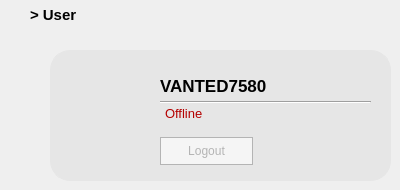
     <widget class="QWidget" name="user_interface_page">
      <widget class="QLabel" name="label_user">
       <property name="geometry">
        <rect>
         <x>30</x>
         <y>0</y>
         <width>140</width>
         <height>30</height>
        </rect>
       </property>
       <property name="minimumSize">
        <size>
         <width>140</width>
         <height>30</height>
        </size>
       </property>
       <property name="maximumSize">
        <size>
         <width>140</width>
         <height>30</height>
        </size>
       </property>
       <property name="font">
        <font>
         <family>Yu Gothic UI</family>
         <pointsize>11</pointsize>
         <weight>75</weight>
         <bold>true</bold>
        </font>
       </property>
       <property name="text">
        <string>&gt; User</string>
       </property>
      </widget>
      <widget class="QFrame" name="frame_user_info">
       <property name="geometry">
        <rect>
         <x>50</x>
         <y>50</y>
         <width>341</width>
         <height>131</height>
        </rect>
       </property>
       <property name="styleSheet">
        <string notr="true">#frame_user_info
 {
	background-color: rgb(230, 230, 230);
	border: 1px solid rgb(230, 230, 230);
	border-radius: 20px;
}</string>
       </property>
       <property name="frameShape">
        <enum>QFrame::StyledPanel</enum>
       </property>
       <property name="frameShadow">
        <enum>QFrame::Raised</enum>
       </property>
       <widget class="QLabel" name="label_profile">
        <property name="geometry">
         <rect>
          <x>20</x>
          <y>10</y>
          <width>71</width>
          <height>81</height>
         </rect>
        </property>
        <property name="styleSheet">
         <string notr="true">image: url(:/resources/Resources/icon/profile.png);
</string>
        </property>
        <property name="text">
         <string/>
        </property>
       </widget>
       <widget class="QLabel" name="label_user_name">
        <property name="geometry">
         <rect>
          <x>110</x>
          <y>20</y>
          <width>161</width>
          <height>31</height>
         </rect>
        </property>
        <property name="font">
         <font>
          <family>Segoe UI</family>
          <pointsize>13</pointsize>
          <weight>75</weight>
          <bold>true</bold>
         </font>
        </property>
        <property name="text">
         <string>VANTED7580</string>
        </property>
       </widget>
       <widget class="QLabel" name="label_online_state">
        <property name="geometry">
         <rect>
          <x>115</x>
          <y>53</y>
          <width>71</width>
          <height>21</height>
         </rect>
        </property>
        <property name="font">
         <font>
          <family>Yu Gothic UI</family>
          <pointsize>10</pointsize>
          <weight>50</weight>
          <bold>false</bold>
         </font>
        </property>
        <property name="styleSheet">
         <string notr="true">color: rgb(180,0,0)</string>
        </property>
        <property name="text">
         <string>Offline</string>
        </property>
       </widget>
       <widget class="Line" name="line_user">
        <property name="geometry">
         <rect>
          <x>110</x>
          <y>42</y>
          <width>211</width>
          <height>21</height>
         </rect>
        </property>
        <property name="styleSheet">
         <string notr="true">border-color: rgba(0, 0, 0, 0);</string>
        </property>
        <property name="orientation">
         <enum>Qt::Horizontal</enum>
        </property>
       </widget>
       <widget class="QPushButton" name="button_logout">
        <property name="geometry">
         <rect>
          <x>110</x>
          <y>87</y>
          <width>93</width>
          <height>28</height>
         </rect>
        </property>
        <property name="font">
         <font>
          <family>Yu Gothic UI</family>
          <pointsize>9</pointsize>
          <weight>50</weight>
          <bold>false</bold>
         </font>
        </property>
        <property name="styleSheet">
         <string notr="true">#button_logout {
	color: rgb(180,180,180);
	background-color: rgb(245, 245, 245);
	border: 1px solid rgb(180, 180, 180);
	border-radius: 0px;
	padding-left: 20px;
	padding-right: 20px;
	text-align:center;
}

#button_logout:hover {
	background-color: rgb(250, 250, 250);
	qproperty-icon:url(:/resources/Resources/icon/quit_hover.png);
}</string>
        </property>
        <property name="text">
         <string>Logout</string>
        </property>
        <property name="checkable">
         <bool>false</bool>
        </property>
       </widget>
      </widget>
     </widget>
